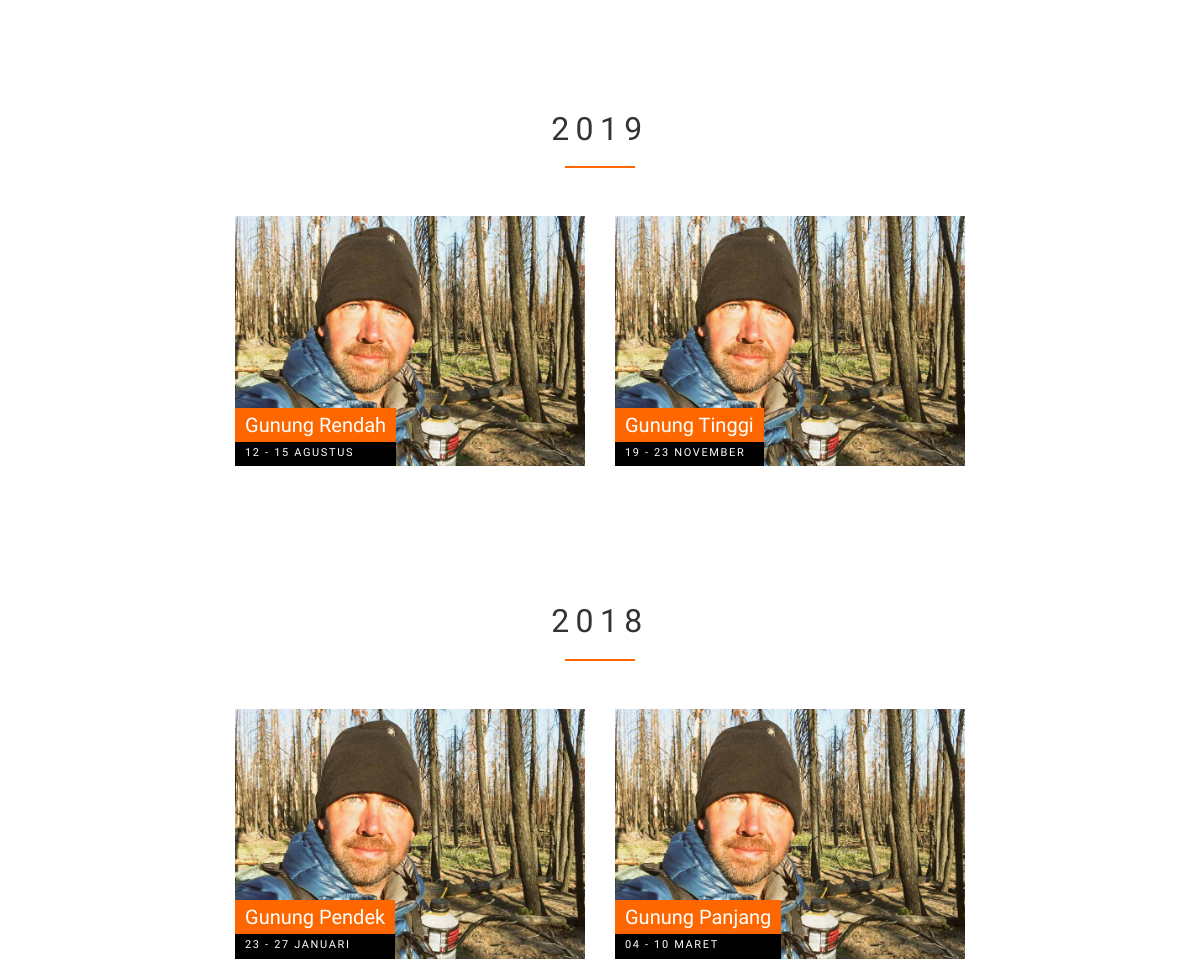
The app's page /index.php/gallery (middle part), older data.
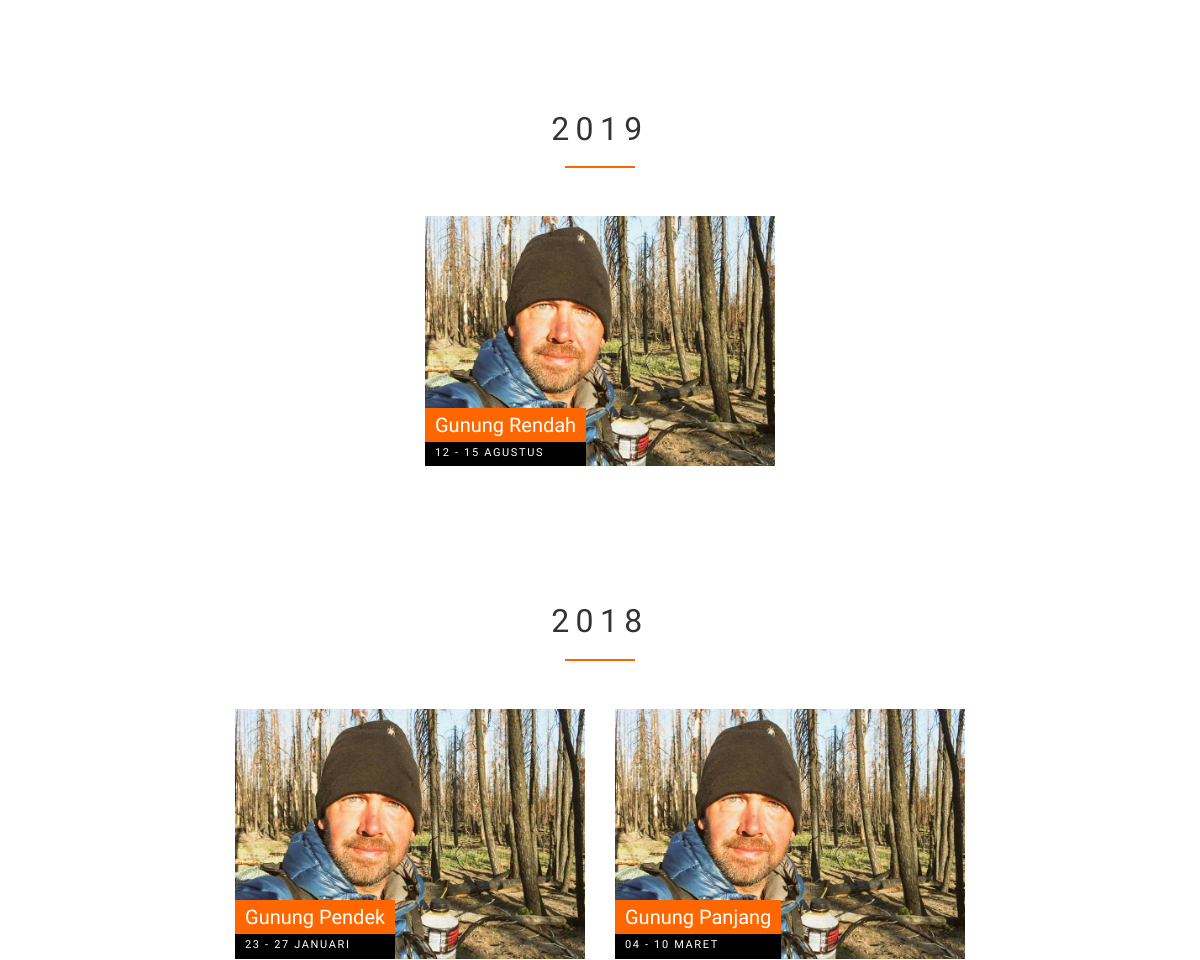
The same page, newer data.
### tables this page shows
CREATE TABLE `gallery` (
  `id_gallery` int(11) NOT NULL,
  `picture` varchar(200) NOT NULL,
  `tripDate` varchar(100) NOT NULL,
  `year` int(11) NOT NULL,
  `tripName` varchar(100) NOT NULL,
  `detail` text NOT NULL
);

### application/controllers/Gallery.php (called while the page is built, shortened)
<?php
class Gallery extends CI_Controller {
	public function __construct()
	{
		$this->load->model('Gallery_model', 'gm');
	}
	public function index()
	{
		$data['get_a'] = $this->gm->get_a();
		$data['get_b'] = $this->gm->get_b();
		$data['get_c'] = $this->gm->get_c();
		$data['get_d'] = $this->gm->get_d();
		$data['get_e'] = $this->gm->get_e();
		$data['get_f'] = $this->gm->get_f();
		$data['get_g'] = $this->gm->get_g();
		$data['get_h'] = $this->gm->get_h();
		$data['get_i'] = $this->gm->get_i();
		$data['get_j'] = $this->gm->get_j();
		$data['get_k'] = $this->gm->get_k();
		$data['get_l'] = $this->gm->get_l();
		$this->load->view('user/gallery', $data);
	}
}

### index.php (called while the page is built, shortened)
<?php
require_once BASEPATH.'core/CodeIgniter.php';

### application/models/Gallery_model.php (called while the page is built, shortened)
<?php
class Gallery_model extends CI_Model {
	public function get_b()
	{
		return $this->db->where('year', 2018)
						->get('gallery')->result();
	}
	public function get_c()
	{
		return $this->db->where('year', 2019)
						->get('gallery')->result();
	}
}

### application/views/user/gallery.php (the view, shortened to what this page needs)
<!DOCTYPE html>
<html lang="en">
  <head>
    <link rel="stylesheet" href="<?=base_url()?>assets/fonts/icomoon/style.css">
    <link rel="stylesheet" href="<?=base_url()?>assets/css/bootstrap.min.css">
    <link rel="stylesheet" href="<?=base_url()?>assets/css/magnific-popup.css">
    <link rel="stylesheet" href="<?=base_url()?>assets/css/jquery-ui.css">
    <link rel="stylesheet" href="<?=base_url()?>assets/css/owl.carousel.min.css">
    <link rel="stylesheet" href="<?=base_url()?>assets/css/owl.theme.default.min.css">
    <link rel="stylesheet" href="<?=base_url()?>assets/css/bootstrap-datepicker.css">
    <link rel="stylesheet" href="<?=base_url()?>assets/css/mediaelementplayer.css">
    <link rel="stylesheet" href="<?=base_url()?>assets/css/animate.css">
    <link rel="stylesheet" href="<?=base_url()?>assets/fonts/flaticon/font/flaticon.css">
    <link rel="stylesheet" href="<?=base_url()?>assets/css/fl-bigmug-line.css">
    <link rel="stylesheet" href="https://use.fontawesome.com/releases/v5.6.3/css/all.css">
    <link rel="stylesheet" href="<?=base_url()?>assets/css/aos.css">
    <link rel="stylesheet" href="<?=base_url()?>assets/css/style.css">
  </head>
  <body>
  <div class="site-section">
      <div class="container">
        <div class="row">
          <div class="site-section-heading text-center w-border col-md-6 mx-auto">
            <h2 class="mb-5">2019</h2>
          </div>
        </div>
        <div class="row justify-content-center">
          <?php foreach ($get_c as $c) { ?>
            <div class="col-md-6 col-lg-4 mb-3">
              <a href="<?=base_url()?>index.php/Gallery/detail/<?php echo $c->id_gallery; ?>" class="unit-9">
                <div class="image"
                  style="background-image: url('<?=base_url()?>assets/uploads/<?php echo $c->picture; ?>');">
                </div>
                <div class="unit-9-content">
                  <h2><?php echo $c->tripName; ?></h2>
                    <span><?php echo $c->tripDate; ?></span>
                </div>
              </a>
            </div>
          <?php }?>
        </div>
      </div>
      <div class="container" style="margin-top: 120px;">
        <div class="row">
          <div class="site-section-heading text-center w-border col-md-6 mx-auto">
            <h2 class="mb-5">2018</h2>
          </div>
        </div>
        <div class="row justify-content-center">
          <?php foreach ($get_b as $b) { ?>
            <div class="col-md-6 col-lg-4 mb-3">
              <a href="trip1.html" class="unit-9">
                <div class="image"
                  style="background-image: url('<?=base_url()?>assets/uploads/<?php echo $b->picture; ?>');">
                </div>
                <div class="unit-9-content">
                  <h2><?php echo $b->tripName; ?></h2>
                  <span><?php echo $b->tripDate; ?></span>
                </div>
              </a>
            </div>
          <?php }?>
        </div>
      </div>
    </div>
  </body>
</html>

### assets/css/style.css (style rules this page uses)
body { line-height: 1.7; font-weight: 400; font-size: 1rem; color: #333; font-family: "Nunito Sans", -apple-system, BlinkMacSystemFont, "Segoe UI", Roboto, "Helvetica Neue", Arial, sans-serif, "Apple Color Emoji", "Segoe UI Emoji", "Segoe UI Symbol", "Noto Color Emoji"; }
h1, h2, h3, h5, h4 { font-family: 'Oswald', sans-serif; }
a { -webkit-transition: .3s all ease; -o-transition: .3s all ease; transition: .3s all ease; }
.site-section { padding: 3em 0; }
@media (min-width: 768px) { .site-section { padding: 7em 0; } }
.padded-multi-line-primary, .unit-9 h2 { display: inline; background: #fe6700; -webkit-box-shadow: 10px 0 0 #fe6700, 0px 0 0 #fe6700; box-shadow: 10px 0 0 #fe6700, 0px 0 0 #fe6700; }
.padded-multi-line-black, .unit-9 span { display: inline; background: #000; -webkit-box-shadow: 10px 0 0 #000, 0px 0 0 #000; box-shadow: 10px 0 0 #000, 0px 0 0 #000; }
.unit-9 { background-size: cover; background-position: center center; background-repeat: none; height: 250px; position: relative; display: block; overflow: hidden; }
.unit-9 .image { background-size: cover; background-position: center center; -webkit-transition: .3s all ease-in-out; -o-transition: .3s all ease-in-out; transition: .3s all ease-in-out; height: 250px; -webkit-transition: .3s all ease; -o-transition: .3s all ease; transition: .3s all ease; -webkit-transform: scale(1.05); -ms-transform: scale(1.05); transform: scale(1.05); }
.unit-9 .unit-9-content { -webkit-transition: .3s all ease-in-out; -o-transition: .3s all ease-in-out; transition: .3s all ease-in-out; position: absolute; bottom: 0; }
.unit-9 h2 { padding-left: 10px; padding-top: 5px; padding-bottom: 5px; color: #fff; font-size: 20px; margin-bottom: 0; }
.unit-9 span { background: #000; display: block; color: #fff; padding-left: 10px; padding-top: 4px; padding-bottom: 4px; font-size: 11px; letter-spacing: .15em; text-transform: uppercase; }
.site-section-heading h2 { font-size: 2rem; letter-spacing: .2em; text-transform: uppercase; }
.site-section-heading.w-border h2 { position: relative; padding-bottom: 20px; display: inline-block; }
.site-section-heading.w-border h2:after { position: absolute; content: ""; width: 70px; left: 0; bottom: 0; height: 2px; background: #fe6700; }
.site-section-heading.w-border.text-center h2:after { left: 50%; -webkit-transform: translateX(-50%); -ms-transform: translateX(-50%); transform: translateX(-50%); }

Row changes from the older to the newer data that the page shows:
removed gallery: picture (picture), tripName "Gunung Tinggi", tripDate "19 - 23 NOVEMBER", shown under "2019"
